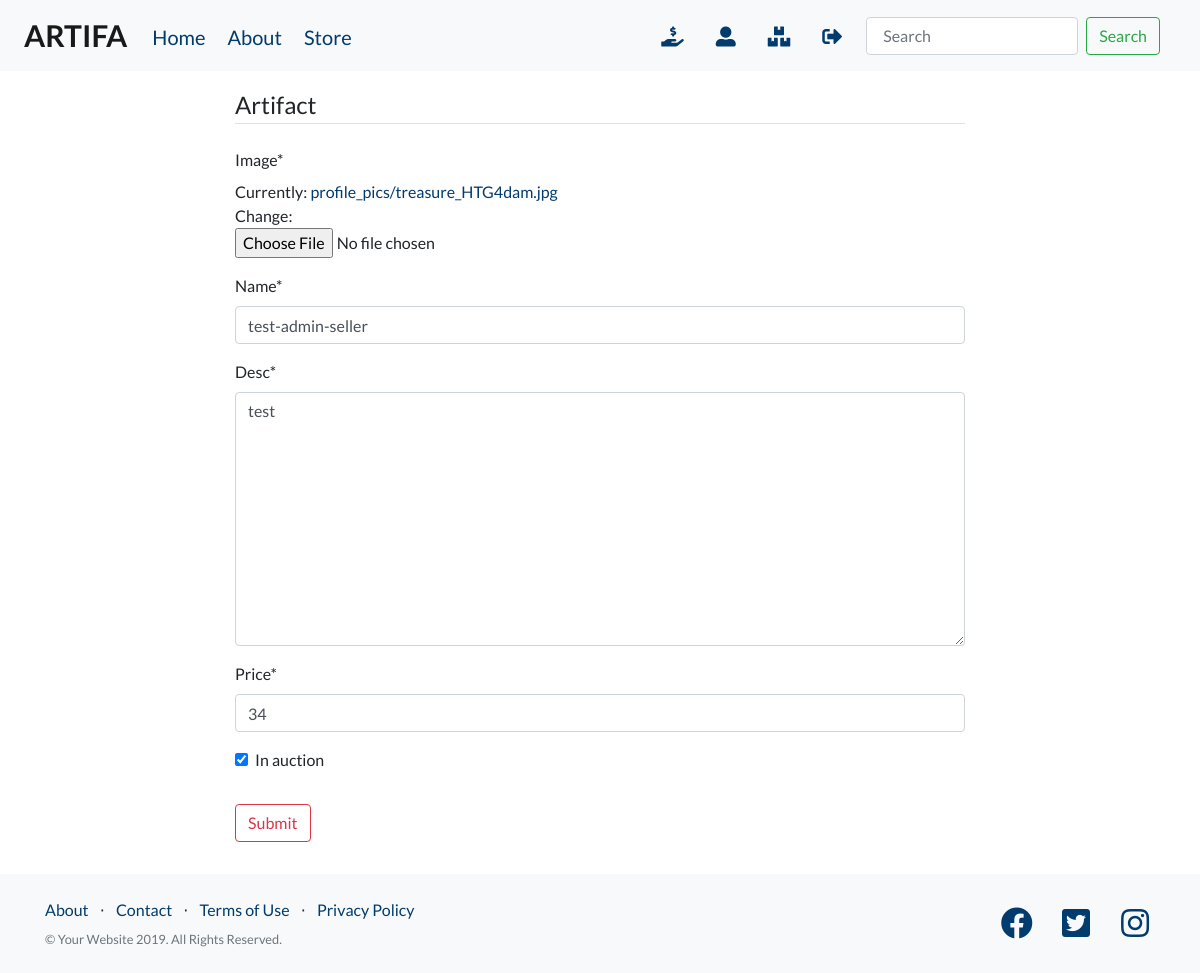
The app's page /store/item/4/update/ (signed in), older data.
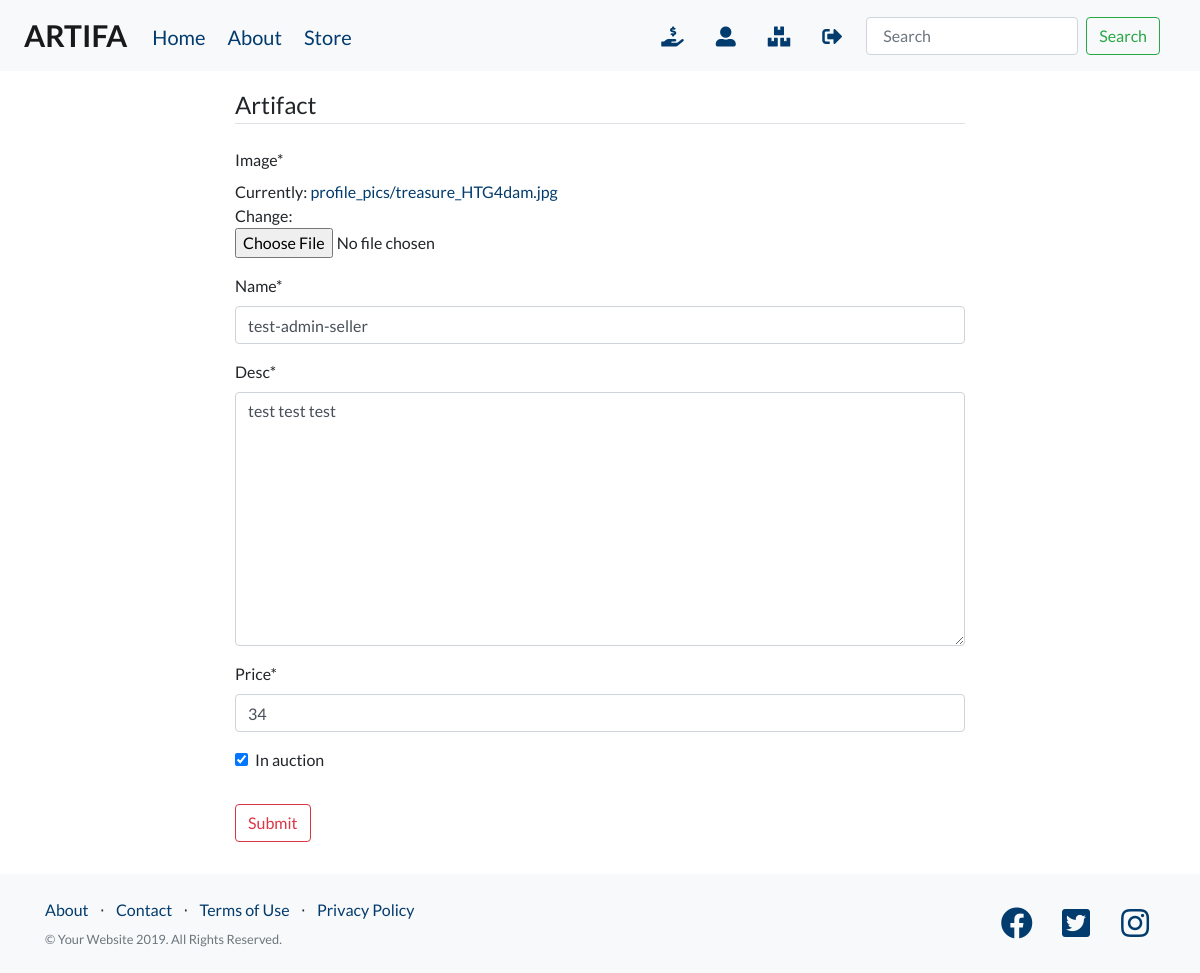
The same page, newer data.
### auction_store/models.py (models this page shows, shortened)
class Item(models.Model):
    image = models.ImageField(upload_to='profile_pics', default='default.jpg')
    name = models.CharField(max_length=100)
    desc = models.TextField()
    price = models.IntegerField()
    start_date = models.DateTimeField(auto_now=True)
    in_auction = models.BooleanField()
    end_date = models.DateTimeField(default=dtime)
    seller = models.ForeignKey(User, on_delete=models.CASCADE)
    sold = models.BooleanField(null=True)
    buyer = models.ForeignKey(
        User, null=True, related_name="buyer", on_delete=models.CASCADE)

### auction_store/views.py (the view, shortened to what this page needs)
class ItemUpdateView(LoginRequiredMixin, UserPassesTestMixin, UpdateView):
    model = Item
    fields = ['image', 'name', 'desc', 'price', 'in_auction']
    def test_func(self):
        item = self.get_object()
        if self.request.user == item.seller:
            return True
        return False

### auction_store/templates/auction_store/item_form.html (shortened to what this page needs)
{% extends 'auction_store/base.html' %}
{% load crispy_forms_tags %}
{% block content %}
<div class="container py-3">
    <div class="row">
        <div class="col-8 offset-2">
            <form method="POST" enctype="multipart/form-data">
                <fieldset class="form-group">
                    <legend class="border-bottom mb-4">Artifact</legend>
                    {{ form|crispy }}
                </fieldset>
                <div class="form-group">
                    <button class="btn btn-outline-danger" type="submit">Submit</button>
                </div>
            </form>
        </div>
    </div>
</div>
{% endblock content %}

Row changes from the older to the newer data that the page shows:
changed Item "test-admin-seller": desc "test" → "test test test"
